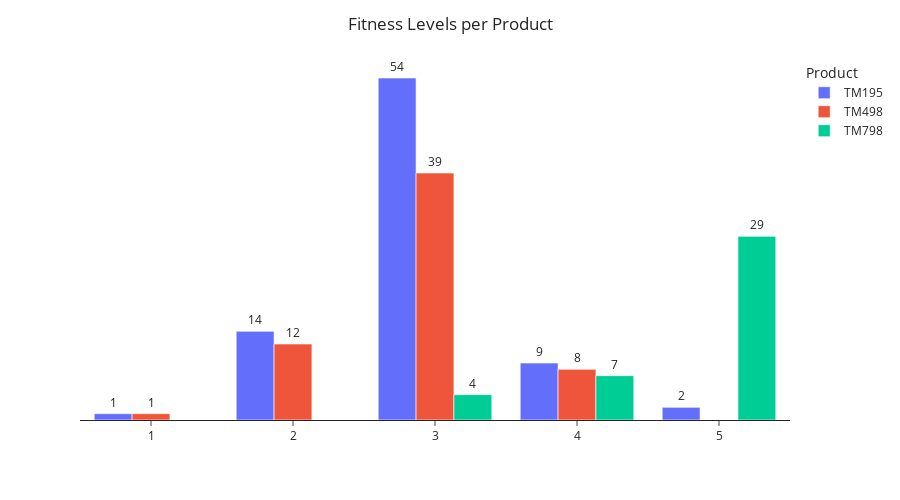

The notebook cell saved with this chart:
### Code cell
# Creating a histogram of fitness levels per product

fitness_graph = px.histogram(df, x='Fitness', color='Product', barmode='group', text_auto=True, height=500)

# customize layout
fitness_graph.update_layout(title='Fitness Levels per Product', title_x=.5) # Setting and centering title
fitness_graph.update_layout(template='simple_white', yaxis_title=None, showlegend=True) # Removing y axis title and legend
fitness_graph.update_xaxes(title='') # Removing x axis label
fitness_graph.update_yaxes(visible=False) # Removing y axis
fitness_graph.update_traces(textposition = 'outside') # Setting value labels outside each bar

fitness_graph.show()

### Figure 1 — Plotly figure (JSON) as saved in the notebook; plotly's stock layout.template omitted (floating-point values rounded to 4 significant figures)
{"data": [{"alignmentgroup": "True", "bingroup": "x", "hovertemplate": "Product=TM195<br>Fitness=%{x}<br>count=%{y}<extra></extra>", "legendgroup": "TM195", "marker": {"color": "#636efa", "pattern": {"shape": ""}}, "name": "TM195", "offsetgroup": "TM195", "orientation": "v", "showlegend": true, "textposition": "outside", "texttemplate": "%{value}", "type": "histogram", "x": [4, 3, 3, 3, 2, 3, 3, 3, 4, 3, 3, 2, 3, 3, 1, 3, 3, 3, 3, 2, 3, 3, 3, 5, 3, 2, 3, 3, 3, 2, 3, 4, 2, 3, 4, 3, 2, 3, 3, 4, 3, 2, 3, 3, 3, 3, 3, 3, 3, 3, 3, 2, 3, 4, 3, 2, 2, 4, 3, 2, 3, 5, 2, 3, 3, 3, 3, 3, 3, 3, 3, 3, 4, 3, 3, 3, 4, 2, 3, 3], "xaxis": "x", "yaxis": "y"}, {"alignmentgroup": "True", "bingroup": "x", "hovertemplate": "Product=TM498<br>Fitness=%{x}<br>count=%{y}<extra></extra>", "legendgroup": "TM498", "marker": {"color": "#EF553B", "pattern": {"shape": ""}}, "name": "TM498", "offsetgroup": "TM498", "orientation": "v", "showlegend": true, "textposition": "outside", "texttemplate": "%{value}", "type": "histogram", "x": [3, 3, 3, 3, 4, 2, 2, 3, 3, 3, 3, 2, 2, 3, 2, 4, 3, 3, 4, 2, 3, 3, 3, 3, 4, 3, 2, 3, 3, 4, 3, 2, 3, 3, 3, 3, 3, 1, 3, 3, 4, 3, 3, 3, 4, 3, 4, 3, 2, 2, 2, 3, 3, 3, 3, 3, 3, 3, 2, 3], "xaxis": "x", "yaxis": "y"}, {"alignmentgroup": "True", "bingroup": "x", "hovertemplate": "Product=TM798<br>Fitness=%{x}<br>count=%{y}<extra></extra>", "legendgroup": "TM798", "marker": {"color": "#00cc96", "pattern": {"shape": ""}}, "name": "TM798", "offsetgroup": "TM798", "orientation": "v", "showlegend": true, "textposition": "outside", "texttemplate": "%{value}", "type": "histogram", "x": [3, 5, 5, 5, 4, 5, 5, 5, 5, 5, 5, 4, 5, 3, 4, 5, 5, 3, 4, 5, 3, 4, 5, 5, 5, 5, 5, 5, 4, 5, 5, 5, 5, 5, 5, 5, 4, 5, 5, 5], "xaxis": "x", "yaxis": "y"}], "layout": {"barmode": "group", "height": 500, "legend": {"title": {"text": "Product"}, "tracegroupgap": 0}, "margin": {"t": 60}, "showlegend": true, "title": {"text": "Fitness Levels per Product", "x": 0.5}, "xaxis": {"anchor": "y", "domain": [0, 1], "title": {"text": ""}}, "yaxis": {"anchor": "x", "domain": [0, 1], "title": {}, "visible": false}}}
